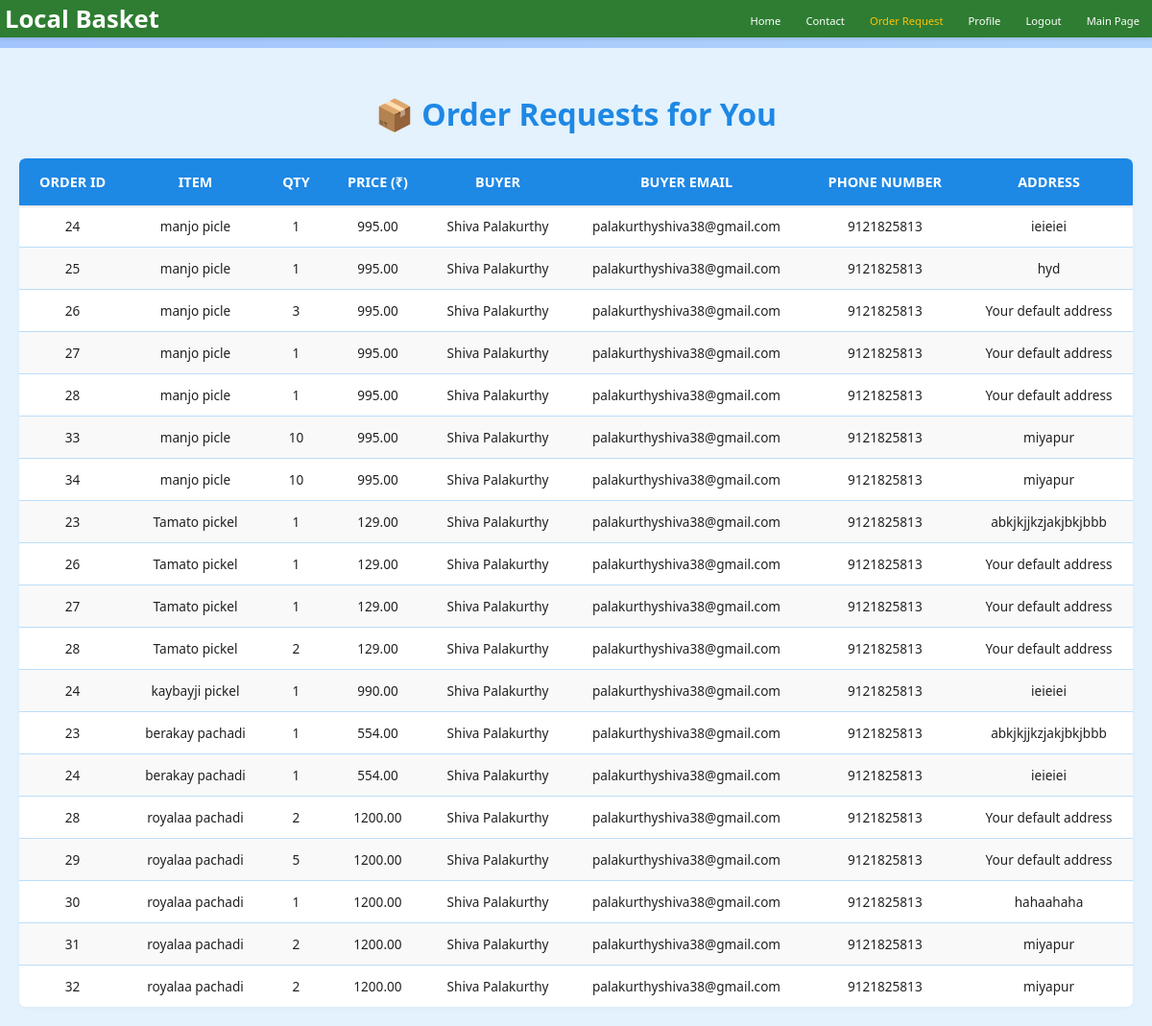
The app's page /homemade/order-requests/ (signed in) with its own data.
### buyer/models.py (models this page shows, shortened)
class OrderItem(models.Model):
    order = models.ForeignKey(Order, on_delete=models.CASCADE, related_name='items')
    item = models.ForeignKey(HomeMadeItem, on_delete=models.SET_NULL, null=True, blank=True)
    quantity = models.PositiveIntegerField()
    price = models.DecimalField(max_digits=10, decimal_places=2)

class Order(models.Model):
    user = models.ForeignKey(settings.AUTH_USER_MODEL, on_delete=models.CASCADE)
    created_at = models.DateTimeField(auto_now_add=True)
    total = models.DecimalField(max_digits=10, decimal_places=2)
    delivery_address = models.TextField(blank=True, null=True)  # ✅ NEW FIELD

### homemade/models.py (models this page shows, shortened)
class HomeMadeItem(models.Model):
    homemade_user = models.ForeignKey(settings.AUTH_USER_MODEL, on_delete=models.CASCADE, related_name='homemade_items')
    item = models.CharField(max_length=50)
    price = models.FloatField()
    address = models.TextField()
    image = models.ImageField(upload_to='homemade_items/', null=True, blank=True)
    order_limit = models.PositiveIntegerField(default=10)  # ✅ new field
    order_count = models.PositiveIntegerField(default=0)   # ✅ new field

### accounts/models.py (models this page shows, shortened)
class CustomUser(AbstractBaseUser):
    email = models.EmailField(unique=True, null=True, blank=True)
    phone_number = models.CharField(max_length=15, unique=True, null=True, blank=True)
    first_name = models.CharField(max_length=30)
    last_name = models.CharField(max_length=30)
    address = models.CharField(max_length=255)
    is_buyer = models.BooleanField(default=False)
    is_seller = models.BooleanField(default=False)
    is_homemade = models.BooleanField(default=False)
    is_active = models.BooleanField(default=True)
    is_staff = models.BooleanField(default=False)
    date_joined = models.DateTimeField(auto_now_add=True)
    USERNAME_FIELD = 'email'
    REQUIRED_FIELDS = []
    objects = CustomUserManager()

### homemade/views.py (the view)
# urls.py: path('order-requests/', views.order_requests, name='order_requests'),
@login_required(login_url='homemade:login')
def order_requests(request):
    if not request.user.is_homemade:
        return redirect('homemade:login')
    order_items = OrderItem.objects.filter(
        item__homemade_user=request.user
    ).select_related('order', 'item')
    return render(request, 'homemade_order_requests.html', {
        'order_items': order_items
    })

### templates/homemade_order_requests.html
{% extends 'base.html' %}
{% block content %}
{% load static %}
<link rel="stylesheet" href="{% static 'css/homemade_order_requests.css' %}">
<link rel="stylesheet" href="{% static 'css/homemade_home.css' %}"> <nav id="main-nav">
        <div class="nav-left">
            <p class="logo-text">Local Basket</p>
        </div>
        <ul class="nav-links">
            <li class="nav-item"><a href="{% url 'homemade:homemade_home' %}" class="nav-link">Home</a></li>
            <li class="nav-item"><a href="#" class="nav-link">Contact</a></li>
            <li class="nav-item"><a href="{% url 'homemade:order_requests' %}" class="nav-link active">Order Request</a></li>
            <li class="nav-item"><a href="#" class="nav-link">Profile</a></li>
            <li class="nav-item"><a href="{% url 'homemade:homemade_logout' %}" class="nav-link">Logout</a></li>
            <li class="nav-item"><a href="{% url 'main:home' %}" class="nav-link">Main Page</a></li>
        </ul>
    </nav>
<div id="order-requests-section" class="container mt-5"> <h2 id="order-requests-title" class="section-title">📦 Order Requests for You</h2>
    {% if order_items %}
    <div class="table-responsive">
        <table id="order-table" class="styled-table">
            <thead>
                <tr>
                    <th class="header-order-id">Order ID</th>
                    <th class="header-item">Item</th>
                    <th class="header-quantity">Qty</th>
                    <th class="header-price">Price (₹)</th>
                    <th class="header-buyer">Buyer</th>
                    <th class="header-buyer-email">Buyer Email</th>
                    <th class="header-phone">Phone Number</th>
                    <th class="header-address">Address</th>
                </tr>
            </thead>
            <tbody>
                {% for item in order_items %}
                <tr class="order-row" style="--row-index: {{ forloop.counter }};">
                    <td class="data-order-id">{{ item.order.id }}</td>
                    <td class="data-item">{{ item.item.item }}</td>
                    <td class="data-quantity">{{ item.quantity }}</td>
                    <td class="data-price">{{ item.price }}</td>
                    <td class="data-buyer">{{ item.order.user.first_name }} {{ item.order.user.last_name }}</td>
                    <td class="data-buyer-email">{{ item.order.user.email }}</td>
                    <td class="data-phone">{{ item.order.user.phone_number }}</td>
                    <td class="data-address">
                        {% if item.order.delivery_address %}
                            {{ item.order.delivery_address }}
                        {% else %}
                            {{ item.order.user.address }}
                        {% endif %}
                    </td>
                </tr>
                {% endfor %}
            </tbody>
        </table>
    </div>
    {% else %}
    <p id="no-orders-message" class="empty-message">No orders placed for your items yet.</p>
    {% endif %}
</div>
{% endblock %}

### static/css/register.css (style rules this page uses)
body { margin: 0; padding: 0; font-family: 'Segoe UI', Tahoma, Geneva, Verdana, sans-serif; background: linear-gradient(135deg, #a1c4fd, #c2e9fb, #d4fc79, #96e6a1); background-size: 400% 400%; animation: gradientBG 10s ease infinite; height: 100vh; }

### static/css/homemade_order_requests.css (style rules this page uses)
:root { --primary-color: #2E7D32; --primary-dark: #1B5E20; --accent-color: #FFC107; --bg-light: #F1F8E9; --text-primary: #212121; --text-secondary: #757575; --border-light: #E0E0E0; --box-shadow: 0 2px 4px rgba(0, 0, 0, 0.05); --border-radius: 6px; --transition-duration: 0.2s; --transition-easing: ease-in-out; --order-req-primary-color: #1e88e5; --order-req-light-bg: #e3f2fd; --order-req-border-color: #bbdefb; }
#main-nav { background-color: var(--primary-color); color: white; padding: 8px 12px; display: flex; justify-content: space-between; align-items: center; position: fixed; top: 0; left: 0; right: 0; z-index: 100; box-shadow: var(--box-shadow); }
.nav-left .logo-text { font-size: 1em; font-weight: bold; margin: 0; }
#main-nav ul.nav-links { list-style: none; padding: 0; margin: 0; display: flex; align-items: center; }
#main-nav ul.nav-links li.nav-item { margin-left: 10px; }
#main-nav ul.nav-links li.nav-item a.nav-link { text-decoration: none; color: white; padding: 6px 8px; border-radius: var(--border-radius); font-size: 0.7em; transition: color var(--transition-duration) var(--transition-easing); }
#main-nav ul.nav-links li.nav-item a.nav-link:hover, #main-nav ul.nav-links li.nav-item a.nav-link.active { color: var(--accent-color); }
.container.mt-5 { margin-top: 50px !important; padding: 10px; }
#order-requests-section.container { background-color: var(--order-req-light-bg); }
#order-requests-title, .section-title { color: var(--order-req-primary-color); margin-bottom: 25px; text-align: center; font-weight: bold; font-size: 2em; }
.table-responsive { overflow-x: auto; border-radius: 6px; box-shadow: 0 2px 4px rgba(0, 0, 0, 0.03); }
#order-table, .styled-table { width: 100%; border-collapse: collapse; background-color: #fff; border-radius: 6px; overflow: hidden; box-shadow: 0 4px 8px rgba(0, 0, 0, 0.04); }
#order-table thead, .styled-table thead { background-color: var(--order-req-primary-color); color: white; box-shadow: 0 2px 2px rgba(0, 0, 0, 0.1); }
#order-table th, .styled-table th { padding: 15px; text-align: center; font-weight: bold; text-transform: uppercase; font-size: 0.9em; }
#order-table td, .styled-table td { padding: 12px; text-align: center; border-bottom: 1px solid var(--order-req-border-color); font-size: 0.85em; color: var(--text-primary); }
#order-table tbody tr:nth-child(even), .styled-table tbody tr:nth-child(even) { background-color: #f9f9f9; }
#order-table tbody tr:last-child td, .styled-table tbody tr:last-child td { border-bottom: none; }

### static/css/homemade_home.css (style rules this page uses)
:root { --primary-color: #2E7D32; --primary-dark: #1B5E20; --accent-color: #FFC107; --bg-light: #F1F8E9; --text-primary: #212121; --text-secondary: #757575; --border-light: #E0E0E0; --box-shadow: 0 4px 8px rgba(0, 0, 0, 0.08); --border-radius: 8px; --transition-duration: 0.3s; --transition-easing: ease-in-out; --status-green: #4CAF50; --status-red: #F44336; --button-update: #2196F3; --button-reset: #FF9800; }
#main-nav { background-color: var(--primary-color); color: white; padding: 2px 5px; display: flex; justify-content: space-between; align-items: center; position: fixed; top: 0; left: 0; right: 0; z-index: 100; box-shadow: 0 2px 4px rgba(0, 0, 0, 0.1); }
.nav-left .logo-text { font-size: 1.6em; font-weight: bold; }
.nav-links { list-style: none; display: flex; margin: 0; padding: 0; text-decoration: none; }
.nav-item { margin-left: 20px; }
.nav-link { text-decoration: none; color: white; padding: 8px 14px; border-radius: var(--border-radius); transition: color var(--transition-duration) var(--transition-easing); }
.container.mt-5 { margin-top: 90px; padding: 20px; }

### records on screen
OrderItem: order.id "24", item.item "manjo picle", quantity "1", price "995.00", order.user.first_name "Shiva", order.user.last_name "Palakurthy", order.user.email "palakurthyshiva38@gmail.com", order.user.phone_number "9121825813", order.delivery_address "ieieiei"
OrderItem: order.id "25", item.item "manjo picle", quantity "1", price "995.00", order.user.first_name "Shiva", order.user.last_name "Palakurthy", order.user.email "palakurthyshiva38@gmail.com", order.user.phone_number "9121825813", order.delivery_address "hyd"
OrderItem: order.id "26", item.item "manjo picle", quantity "3", price "995.00", order.user.first_name "Shiva", order.user.last_name "Palakurthy", order.user.email "palakurthyshiva38@gmail.com", order.user.phone_number "9121825813", order.delivery_address "Your default address"
OrderItem: order.id "27", item.item "manjo picle", quantity "1", price "995.00", order.user.first_name "Shiva", order.user.last_name "Palakurthy", order.user.email "palakurthyshiva38@gmail.com", order.user.phone_number "9121825813", order.delivery_address "Your default address"
OrderItem: order.id "28", item.item "manjo picle", quantity "1", price "995.00", order.user.first_name "Shiva", order.user.last_name "Palakurthy", order.user.email "palakurthyshiva38@gmail.com", order.user.phone_number "9121825813", order.delivery_address "Your default address"
OrderItem: order.id "33", item.item "manjo picle", quantity "10", price "995.00", order.user.first_name "Shiva", order.user.last_name "Palakurthy", order.user.email "palakurthyshiva38@gmail.com", order.user.phone_number "9121825813", order.delivery_address "miyapur"
OrderItem: order.id "34", item.item "manjo picle", quantity "10", price "995.00", order.user.first_name "Shiva", order.user.last_name "Palakurthy", order.user.email "palakurthyshiva38@gmail.com", order.user.phone_number "9121825813", order.delivery_address "miyapur"
OrderItem: order.id "23", item.item "Tamato pickel", quantity "1", price "129.00", order.user.first_name "Shiva", order.user.last_name "Palakurthy", order.user.email "palakurthyshiva38@gmail.com", order.user.phone_number "9121825813", order.delivery_address "abkjkjjkzjakjbkjbbb"
OrderItem: order.id "26", item.item "Tamato pickel", quantity "1", price "129.00", order.user.first_name "Shiva", order.user.last_name "Palakurthy", order.user.email "palakurthyshiva38@gmail.com", order.user.phone_number "9121825813", order.delivery_address "Your default address"
OrderItem: order.id "27", item.item "Tamato pickel", quantity "1", price "129.00", order.user.first_name "Shiva", order.user.last_name "Palakurthy", order.user.email "palakurthyshiva38@gmail.com", order.user.phone_number "9121825813", order.delivery_address "Your default address"
OrderItem: order.id "28", item.item "Tamato pickel", quantity "2", price "129.00", order.user.first_name "Shiva", order.user.last_name "Palakurthy", order.user.email "palakurthyshiva38@gmail.com", order.user.phone_number "9121825813", order.delivery_address "Your default address"
OrderItem: order.id "24", item.item "kaybayji pickel", quantity "1", price "990.00", order.user.first_name "Shiva", order.user.last_name "Palakurthy", order.user.email "palakurthyshiva38@gmail.com", order.user.phone_number "9121825813", order.delivery_address "ieieiei"
OrderItem: order.id "23", item.item "berakay pachadi", quantity "1", price "554.00", order.user.first_name "Shiva", order.user.last_name "Palakurthy", order.user.email "palakurthyshiva38@gmail.com", order.user.phone_number "9121825813", order.delivery_address "abkjkjjkzjakjbkjbbb"
OrderItem: order.id "24", item.item "berakay pachadi", quantity "1", price "554.00", order.user.first_name "Shiva", order.user.last_name "Palakurthy", order.user.email "palakurthyshiva38@gmail.com", order.user.phone_number "9121825813", order.delivery_address "ieieiei"
OrderItem: order.id "28", item.item "royalaa pachadi", quantity "2", price "1200.00", order.user.first_name "Shiva", order.user.last_name "Palakurthy", order.user.email "palakurthyshiva38@gmail.com", order.user.phone_number "9121825813", order.delivery_address "Your default address"
OrderItem: order.id "29", item.item "royalaa pachadi", quantity "5", price "1200.00", order.user.first_name "Shiva", order.user.last_name "Palakurthy", order.user.email "palakurthyshiva38@gmail.com", order.user.phone_number "9121825813", order.delivery_address "Your default address"
OrderItem: order.id "30", item.item "royalaa pachadi", quantity "1", price "1200.00", order.user.first_name "Shiva", order.user.last_name "Palakurthy", order.user.email "palakurthyshiva38@gmail.com", order.user.phone_number "9121825813", order.delivery_address "hahaahaha"
OrderItem: order.id "31", item.item "royalaa pachadi", quantity "2", price "1200.00", order.user.first_name "Shiva", order.user.last_name "Palakurthy", order.user.email "palakurthyshiva38@gmail.com", order.user.phone_number "9121825813", order.delivery_address "miyapur"
OrderItem: order.id "32", item.item "royalaa pachadi", quantity "2", price "1200.00", order.user.first_name "Shiva", order.user.last_name "Palakurthy", order.user.email "palakurthyshiva38@gmail.com", order.user.phone_number "9121825813", order.delivery_address "miyapur"
